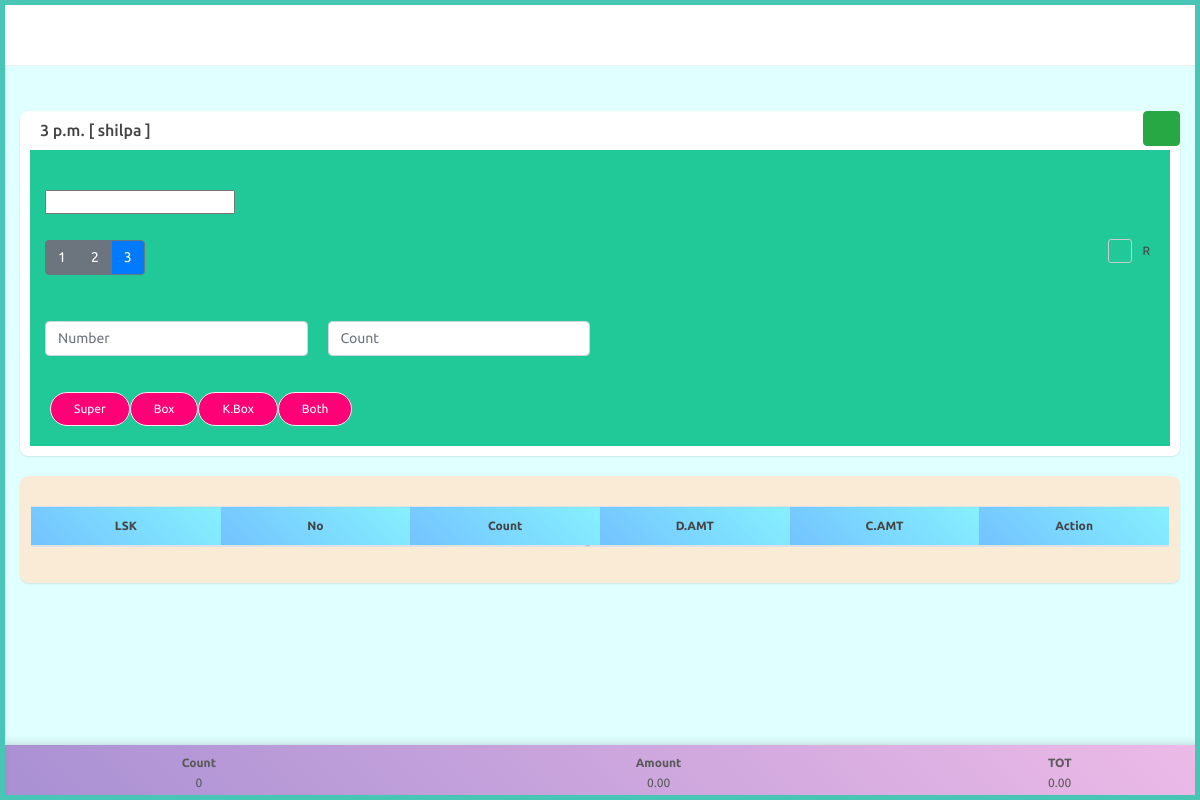
/dealer/play-game/1 (signed in), run on an earlier commit of the app's database.
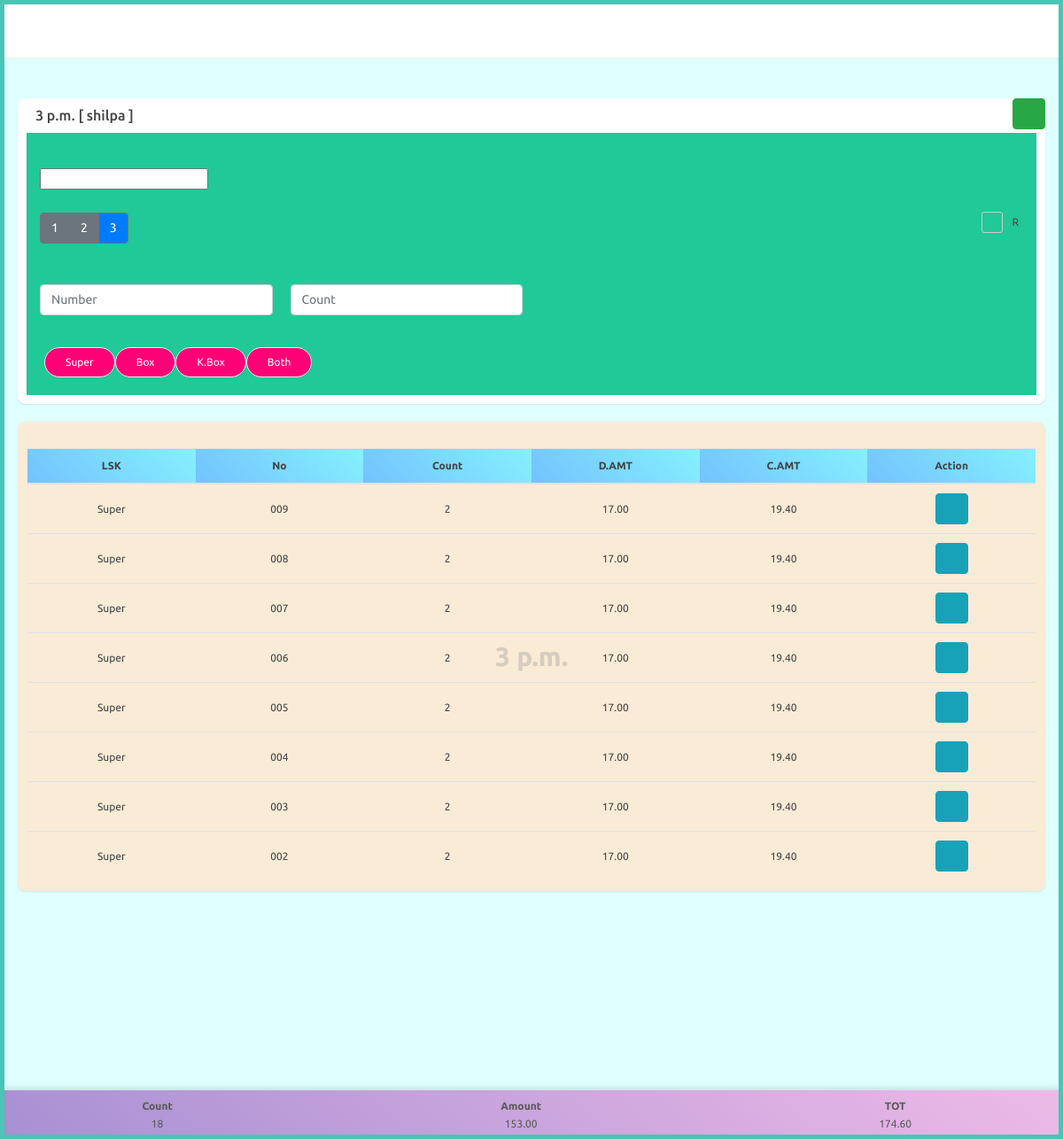
And on a later commit of the database.
### adminapp/models.py (models this page shows, shortened)
class PlayTime(models.Model):
    start_time = models.TimeField()
    end_time = models.TimeField()
    game_time = models.TimeField()

### website/models.py (models this page shows)
class User(AbstractUser):
    is_agent = models.BooleanField("is agent", default=False)
    is_dealer = models.BooleanField("is dealer", default=False)

### dealer/models.py (models this page shows, shortened)
class DealerGameTest(models.Model):
    agent = models.ForeignKey(Agent,on_delete=models.CASCADE,null=True, related_name='agent_dealergametests')
    created_by = models.ForeignKey(Agent,on_delete=models.CASCADE,null=True)
    dealer = models.ForeignKey(Dealer,on_delete=models.CASCADE,null=True)
    time = models.ForeignKey(PlayTime,on_delete=models.CASCADE,null=True)
    date = models.DateField(auto_now_add=True)
    LSK = models.CharField(max_length=100)
    number = models.CharField(max_length=100)
    count = models.IntegerField()
    d_amount = models.FloatField()
    c_amount = models.FloatField()

### dealer/views.py (the view)
# urls.py: path('play-game/<int:id>',views.play_game,name="play_game"),
@dealer_required
@login_required
def play_game(request,id):
    dealer_package = []
    time = PlayTime.objects.get(id=id)
    print(time.end_time)
    dealer_obj = Dealer.objects.get(user=request.user)
    agent_obj = dealer_obj.agent
    ist = pytz_timezone('Asia/Kolkata')
    current_date = timezone.now().astimezone(ist).date()
    current_time = timezone.now().astimezone(ist).time()
    print(current_date)
    if current_time > time.end_time:
        return redirect('dealer:index')
    if DealerPackage.objects.filter(dealer=dealer_obj).exists():
        dealer_package = DealerPackage.objects.get(dealer=dealer_obj)
        print(dealer_package.single_rate)
    else:
        messages.info(request,"There is no package for this user!")
    try:
        rows = DealerGameTest.objects.filter(agent=agent_obj,dealer=dealer_obj, time=id, date=current_date).order_by('-id')
        total_c_amount = sum(row.c_amount for row in rows)
        total_d_amount = sum(row.d_amount for row in rows)
        total_count = sum(row.count for row in rows)
    except:
        pass
    context = {
        'time' : time,
        'agent_package' : dealer_package,
        'rows' : rows,
        'total_c_amount': total_c_amount,
        'total_d_amount': total_d_amount,
        'total_count': total_count,
    }
    return render(request,'dealer/play_game.html',context)

### templates/dealer/play_game.html (shortened to what this page needs)
{% extends 'dealer/partials/base.html' %}
{% load static %}
{% block content %}
<div id="main-content">
    <div class="container-fluid mt-3">
        <div class="row clearfix">
            <div class="col-lg-12 col-md-12 col-sm-12">
                <div class="card" style="margin-bottom: 10px !important;">
                    <div class="header" style="padding: 10px !important;">
                        <h2>{{time.game_time}} [ {{request.user}} ]</h2>
                    </div>
                    <form method="POST">
                        <a onclick="bill()" href="{% url 'dealer:save_data' time.id %}" style="position: absolute; top: 0; right: 0;" class="btn btn-success" title="Save">
                            <i class="fa fa-save"></i>
                        </a>
                        <div class="body" style="padding: 10px !important; background-color: #20c997;">
                            <div class="row clearfix">
                                <div class="col-lg-3 col-6">
                                    <div class="mb-3">
                                        <input type="text">
                                    </div>
                                </div>
                            </div>
                            <div class="btn-toolbar" role="toolbar" aria-label="Toolbar with button groups">
                                <div class="btn-group mr-2" role="group" aria-label="First group">
                                    <button type="button" class="btn btn-secondary" id="button1">1</button>
                                    <button type="button" class="btn btn-secondary" id="button2">2</button>
                                    <button type="button" class="btn btn-secondary selected-button" id="button3">3</button>
                                </div>
                                <label class="control-inline fancy-checkbox ml-auto">
                                    <span>R</span>
                                </label>
                            </div>
                            <div id="defaultFields" class="row">
                                <div class="form-group mt-3 col-lg-3 col-6">
                                    <input type="number" class="form-control" id="numberInput" placeholder="Number"
                                        required>
                                </div>
                                <div class="form-group mt-3 col-lg-3 col-6">
                                    <input type="number" class="form-control" id="countInput" placeholder="Count"
                                        required>
                                </div>
                            </div>
                            <div class="tab-content" style="padding: 10px !important;">
                                <div class="tab-pane show active" id="tabSet3">
                                    <ul class="nav nav-tabs-new">
                                        <li class="nav-item"><a class="nav-link" data-toggle="tab" id="Super"
                                                href="">Super</a>
                                        </li>
                                        <li class="nav-item"><a class="nav-link" data-toggle="tab" id="ButtonBox"
                                                href="">Box</a></li>
                                        <li class="nav-item"><a class="nav-link" data-toggle="tab" id="KBox"
                                                href="">K.Box</a>
                                        </li>
                                        <li class="nav-item"><a class="nav-link" data-toggle="tab" id="Both"
                                                href="">Both</a></li>
                                    </ul>
                                </div>
                            </div>
                        </div>
                    </form>
                </div>
            </div>
        </div>
    </div>
    <div class="container-fluid">
        <div class="row clearfix ">
            <div class="col-lg-12" style="padding-top: 0px;">
                <div class="card bgtext " style="background-color:antiquewhite; padding-left: 1px;padding-right: 1px;">
                    <div class="body " style="padding: 10px !important;">
                        <div class="table-container" style="max-height: 500px; overflow-y: auto;">
                            <table id="mainTable" class="table table-hover " style="table-layout: fixed; width: 100%;">
                                <thead>
                                    <tr >
                                        <th class="l-blue">LSK</th>
                                        <th class="l-blue">No</th>
                                        <th class="l-blue">Count</th>
                                        <th class="l-blue">D.AMT</th>
                                        <th class="l-blue" >C.AMT</th>
                                        <th class="l-blue">Action</th>
                                    </tr>
                                </thead>
                                <tbody>
                                    {% for row in rows %}
                                    <tr data-row-id="{{ row.id }}">
                                        <td>{{row.LSK}}</td>
                                        <td>{{row.number}}</td>
                                        <td>{{row.count}}</td>
                                        <td>{{row.d_amount|floatformat:2}}</td>
                                        <td>{{row.c_amount|floatformat:2}}</td>
                                        <td><button type="button" onclick="editRow(this)" class="btn btn-info" title="Edit"><i class="fa fa-edit"></i></button></td>
                                    </tr>
                                    {% endfor %}
                                </tbody>
<div style="padding-bottom: 20px;"></div>
                            </table>
                        </div>
                    </div>
                </div>
            </div>
        </div>
    </div>
</div>
<nav class="navbar-bottom l-parpl" >
    <table>
        <thead>
            <tr>
                <th class="th"> Count</th>
                <th class="th">Amount</th>
                <th class="th">TOT</th>
            </tr>
        </thead>
        <tbody>
            <tr>
                <td class="td">{{total_count}}</td>
                <td class="td">{{total_d_amount|floatformat:2}}</td>
                <td class="td">{{total_c_amount|floatformat:2}}</td>
            </tr>
        </tbody>
    </table>
</nav>
{% endblock %}

### templates/dealer/partials/base.html (shortened to what this page needs)
{% load static %}
<!doctype html>
<html lang="en">
<head>
<link rel="stylesheet" href="{% static 'vendor/bootstrap/css/bootstrap.min.css' %}">
<link rel="stylesheet" href="{% static 'vendor/font-awesome/css/font-awesome.min.css' %}">
<link rel="stylesheet" href="{% static 'vendor/chartist/css/chartist.min.css' %}">
<link rel="stylesheet" href="{% static 'vendor/chartist-plugin-tooltip/chartist-plugin-tooltip.css' %}">
<link rel="stylesheet" href="{% static 'vendor/jvectormap/jquery-jvectormap-2.0.3.min.css' %}"/>
<link rel="stylesheet" href="{% static 'vendor/jquery-datatable/dataTables.bootstrap4.min.css' %}">
<link rel="stylesheet" href="{% static 'css/main.css' %}">
<link rel="stylesheet" href="{% static 'css/color_skins.css' %}">
</head>
<body class="theme-cyan" style="background-color:lightcyan;">
<div id="wrapper">
    {% include 'dealer/partials/header.html' %}
    {% block content %}
    {% endblock %}
</div>
</body>
</html>

### templates/dealer/partials/header.html (shortened to what this page needs)
{% load static %}
        <nav class="navbar navbar-fixed-top">
            <div class="container-fluid">
                <div class="navbar-btn">
                    <button type="button" class="btn-toggle-offcanvas"><i class="lnr lnr-menu fa fa-bars"></i></button>
                </div>
            </div>
        </nav>

### templates/dealer/partials/sidebar.html (shortened to what this page needs)
{% load static %}

### static/css/color_skins.css (style rules this page uses)
.theme-cyan:before, .theme-cyan:after { background: #49c5b6 }
.theme-cyan #wrapper:before, .theme-cyan #wrapper:after { background: #49c5b6 }

What changed in the data, as far as the page shows it:
added DealerGameTest: LSK "Super", number "009", count "2", d_amount "17.00", c_amount "19.40"
added DealerGameTest: LSK "Super", number "008", count "2", d_amount "17.00", c_amount "19.40"
added DealerGameTest: LSK "Super", number "007", count "2", d_amount "17.00", c_amount "19.40"
added DealerGameTest: LSK "Super", number "006", count "2", d_amount "17.00", c_amount "19.40"
added DealerGameTest: LSK "Super", number "005", count "2", d_amount "17.00", c_amount "19.40"
added DealerGameTest: LSK "Super", number "004", count "2", d_amount "17.00", c_amount "19.40"
added DealerGameTest: LSK "Super", number "003", count "2", d_amount "17.00", c_amount "19.40"
added DealerGameTest: LSK "Super", number "002", count "2", d_amount "17.00", c_amount "19.40"
Also different on the page:
{{ total_count }}: "0" → "18"
{{ total_d_amount|floatformat:2 }}: "0.00" → "153.00"
{{ total_c_amount|floatformat:2 }}: "0.00" → "174.60"
